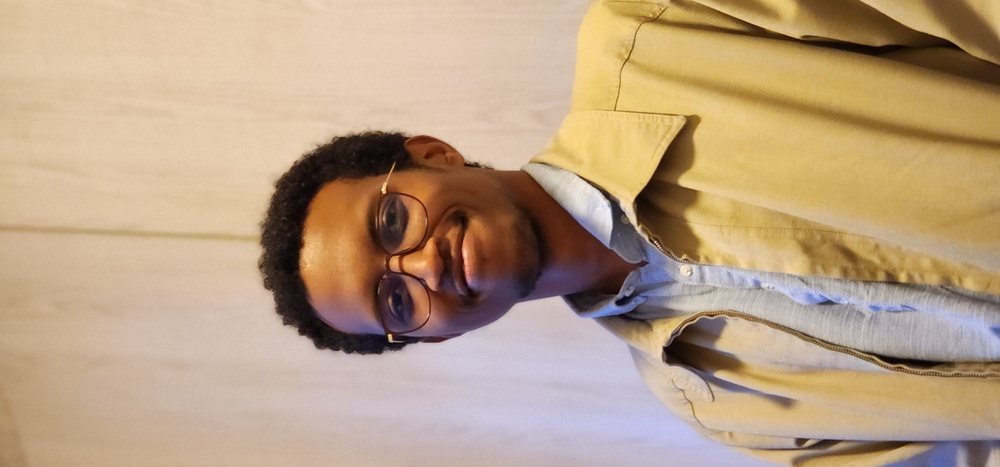
#> input picture images/linkedin.jpg, 1000 x 467 px, shrunk from 4000 x 1868 before the run, found by its file name
$ python pooling_implementation.py
#> lines starting #> are read from the running program, lines starting #| are printed output that depends on the picture
#> further down, image is the input picture: PIL image 1000x467 RGB; mean R, G, B 186.3, 160.4, 132.6
from PIL import Image


def kernel(image, kernel_size_width, kernel_size_height):
    # manual kernel implementation
#> called with kernel_size_width = 10, kernel_size_height = 10
    original_size_width, original_size_height = image.size
#> original_size_width = 1000; original_size_height = 467

    gray_image = image.convert('L')
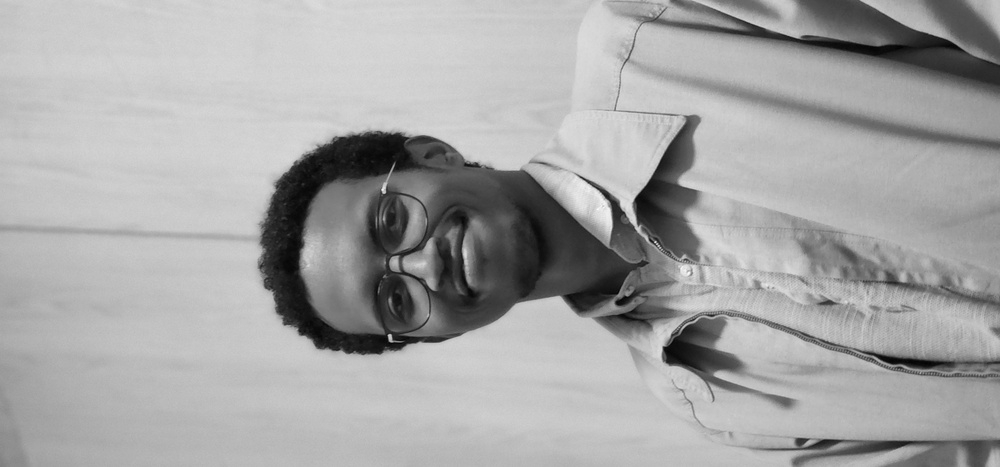
#> gray_image: PIL image 1000x467 L; min 3, max 252, mean 165
    pixels = gray_image.load()

    new_width = original_size_width // kernel_size_width
#> new_width = 100
    new_height = original_size_height // kernel_size_height
#> new_height = 46

    # Create a new image to store the result of the pooling operation
    pooled_image = Image.new('L', (new_width, new_height))
#> pooled_image: PIL image 100x46 L; every value is 0
    pooled_pixels = pooled_image.load()

    for out_y in range(new_height):
        for out_x in range(new_width):
            x = out_x * kernel_size_width
            y = out_y * kernel_size_height
            # Collect all the pixel values in the 2x2 patch
            patch_values = []
            for ky in range(kernel_size_height):
                for kx in range(kernel_size_width):
                    px = x + kx
                    py = y + ky
                    if px < original_size_width and py < original_size_height:
                        patch_values.append(pixels[px, py])
            # For max-pooling, assign the maximum value in the patch to the new image
            pooled_pixels[out_x, out_y] = max(patch_values)

    pooled_image.show()
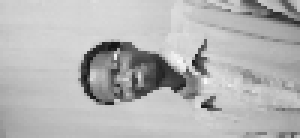
#> shown: PIL image 100x46 L (shown 3 times larger); min 18, max 252, mean 180

    return pooled_image

image = Image.open("images/linkedin.jpg")
kernel(image, 10, 10)
